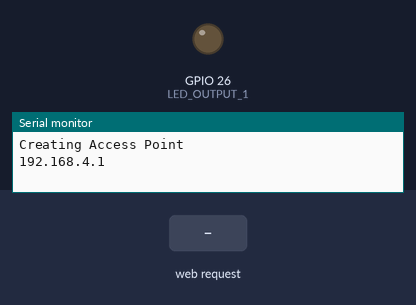
Bench run of a sketch on a simulated ESP32. On the bench: output pins drawn as LEDs (lit = HIGH), the last lines printed to the serial monitor. The inputs (shaded band) are chosen by the test bench.

Above: at 1.2 s.
1.3 s: HTTP request GET /LED1/on received
At 1.6 s:
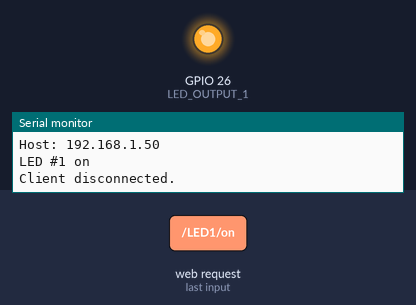
2.8 s: HTTP request GET /LED1/off received
At 3.9 s:
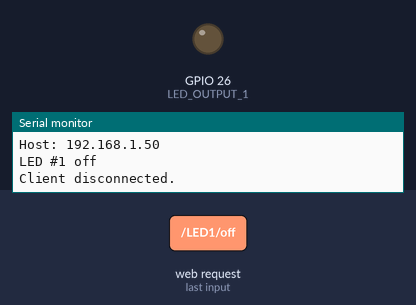
Timing chart, 0 to 5.8 s (numbered marks = the images above; inputs shaded):
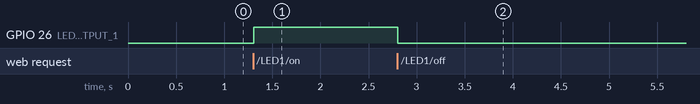

Measured:
- after the input at 1.3 s, GPIO 26 (LED_OUTPUT_1): LOW → HIGH at once
- after the input at 2.8 s, GPIO 26 (LED_OUTPUT_1): HIGH → LOW at once

The sketch:

1.VorlageESPAlsApUndWebserver.ino
```cpp
#include <WiFi.h>

#define LED_OUTPUT_1  26

// Replace with your network credentials
const char* ssid = "...";
const char* password = "...";

// Set web server port number to 80
WiFiServer server(80);


// Variables to store the current status of LEDs; must be global for next loop
String state1Text = "off";

// Current time
unsigned long currentTime = millis();
// Previous time
unsigned long previousTime = 0;
// Define timeout time in milliseconds (example: 2000ms = 2s)
const long timeoutTime = 2000;

void setup() {

  Serial.begin(115200);

  pinMode(LED_OUTPUT_1, OUTPUT);
  digitalWrite(LED_OUTPUT_1, LOW);

  // Create AP
  Serial.print("Creating Access Point");
  WiFi.softAP(ssid, password);
  Serial.println("");
  Serial.println(WiFi.softAPIP());

  server.begin();
}

void loop(){

  // Variable to store the HTTP request from client
  String header = "";

  WiFiClient client = server.available();   // Listen for incoming clients

  if (client) {                             // If a new client connects,

    currentTime = millis();
    previousTime = currentTime;
    Serial.println("New Client.");          // print a message out in the serial port
    String currentLine = "";                // make a String to hold incoming data from the client

    while (client.connected() && currentTime - previousTime <= timeoutTime) {  // loop while the client's connected
      currentTime = millis();
      if (client.available()) {             // if there's bytes to read from the client,
        char c = client.read();             // read a byte, then
        Serial.write(c);                    // print it out the serial monitor
        header += c;
        if (c == '\n') {                    // if the byte is a newline character

          // if the current line is blank, you got two newline characters in a row.
          // that's the end of the client HTTP request, so send a response:
          if (currentLine.length() == 0) {

            writeHTTPHeader(&client);

            // turns the GPIOs physically on and off
            if (header.indexOf("GET /LED1/on") >= 0) {
              Serial.println("LED #1 on");
              state1Text = "on";
              digitalWrite(LED_OUTPUT_1, HIGH);
            } else if (header.indexOf("GET /LED1/off") >= 0) {
              Serial.println("LED #1 off");
              state1Text = "off";
              digitalWrite(LED_OUTPUT_1, LOW);
            }

            writeWebsite(&client);

            // Break out of the while loop
            break;

          } else { // if you got a newline, then clear currentLine
            currentLine = "";
          }
        } else if (c != '\r') {  // if you got anything else but a carriage return character,
          currentLine += c;      // add it to the end of the currentLine
        }
      }
    }
    // Clear the header variable
    header = "";
    // Close the connection
    client.stop();
    Serial.println("Client disconnected.");
    Serial.println("");
  }
}

void writeHTTPHeader(WiFiClient *client) {
  // HTTP headers always start with a response code (e.g. HTTP/1.1 200 OK)
  // and a content-type so the client knows what's coming, then a blank line:
  client->println("HTTP/1.1 200 OK");
  client->println("Content-type:text/html");
  client->println("Connection: close");
  client->println();
}

void writeWebsite(WiFiClient *client) {

  // Display the HTML web page
  client->println("<!DOCTYPE html><html>");
  client->println("<head><meta name=\"viewport\" content=\"width=device-width, initial-scale=1\">");
  client->println("<link rel=\"icon\" href=\"data:,\">");
  // CSS to style the on/off buttons
  // Feel free to change the background-color and font-size attributes to fit your preferences
  client->println("<style>html { font-family: Helvetica; display: inline-block; margin: 0px auto; text-align: center;}");
  client->println(".button { background-color: #4CAF50; border: none; color: white; padding: 16px 40px;");
  client->println("text-decoration: none; font-size: 30px; margin: 2px; cursor: pointer;}");
  client->println(".button2 {background-color: #555555;}</style></head>");

  // Web Page Heading
  client->println("<body><h1>ESP32 Web Server</h1>");

  // Display current state, and ON/OFF buttons for LED #1
  client->println("<p>LED #1 - Current State: " + state1Text + "</p>");
  // If the state1Text is off, it displays the ON button
  if (state1Text=="off") {
    client->println("<p><a href=\"/LED1/on\"><button class=\"button\">TURN ON</button></a></p>");
  } else {
    client->println("<p><a href=\"/LED1/off\"><button class=\"button button2\">TURN OFF</button></a></p>");
  }

  client->println("</body></html>");

  // The HTTP response ends with another blank line
  client->println();

}
```
